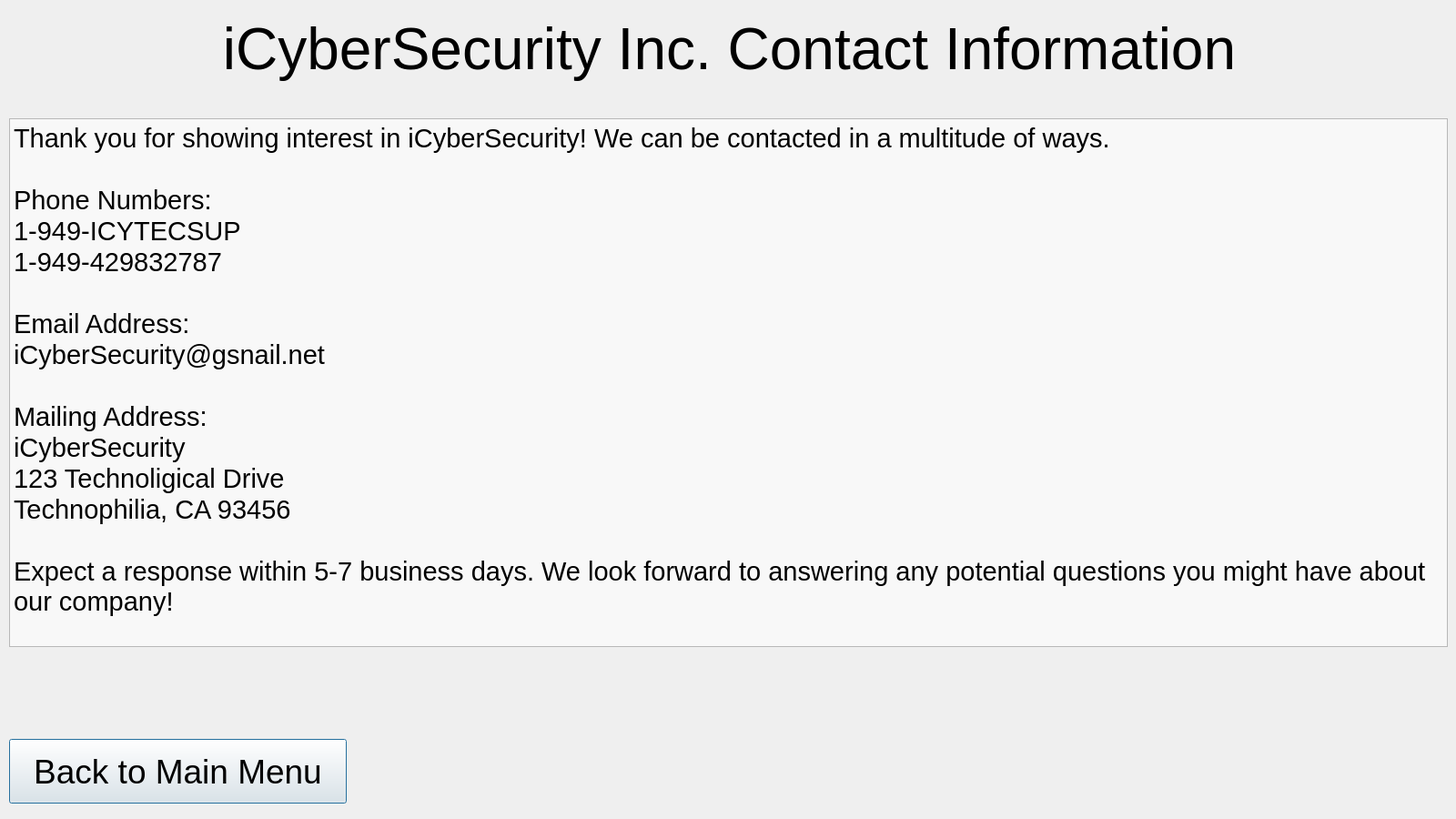
<?xml version="1.0" encoding="UTF-8"?>
<ui version="4.0">
 <class>ContactUs</class>
 <widget class="QDialog" name="ContactUs">
  <property name="geometry">
   <rect>
    <x>0</x>
    <y>0</y>
    <width>1600</width>
    <height>900</height>
   </rect>
  </property>
  <property name="windowTitle">
   <string>Dialog</string>
  </property>
  <widget class="QLabel" name="label">
   <property name="geometry">
    <rect>
     <x>16</x>
     <y>10</y>
     <width>1571</width>
     <height>91</height>
    </rect>
   </property>
   <property name="font">
    <font>
     <pointsize>48</pointsize>
    </font>
   </property>
   <property name="cursor">
    <cursorShape>ArrowCursor</cursorShape>
   </property>
   <property name="text">
    <string>&lt;html&gt;&lt;head/&gt;&lt;body&gt;&lt;p align=&quot;center&quot;&gt;iCyberSecurity Inc. Contact Information&lt;/p&gt;&lt;/body&gt;&lt;/html&gt;</string>
   </property>
  </widget>
  <widget class="QTextBrowser" name="textBrowser">
   <property name="geometry">
    <rect>
     <x>10</x>
     <y>130</y>
     <width>1581</width>
     <height>581</height>
    </rect>
   </property>
   <property name="palette">
    <palette>
     <active>
      <colorrole role="Base">
       <brush brushstyle="SolidPattern">
        <color alpha="150">
         <red>255</red>
         <green>255</green>
         <blue>255</blue>
        </color>
       </brush>
      </colorrole>
     </active>
     <inactive>
      <colorrole role="Base">
       <brush brushstyle="SolidPattern">
        <color alpha="150">
         <red>255</red>
         <green>255</green>
         <blue>255</blue>
        </color>
       </brush>
      </colorrole>
     </inactive>
     <disabled>
      <colorrole role="Base">
       <brush brushstyle="SolidPattern">
        <color alpha="255">
         <red>240</red>
         <green>240</green>
         <blue>240</blue>
        </color>
       </brush>
      </colorrole>
     </disabled>
    </palette>
   </property>
   <property name="autoFillBackground">
    <bool>false</bool>
   </property>
   <property name="html">
    <string>&lt;!DOCTYPE HTML PUBLIC &quot;-//W3C//DTD HTML 4.0//EN&quot; &quot;http://www.w3.org/TR/REC-html40/strict.dtd&quot;&gt;
&lt;html&gt;&lt;head&gt;&lt;meta name=&quot;qrichtext&quot; content=&quot;1&quot; /&gt;&lt;style type=&quot;text/css&quot;&gt;
p, li { white-space: pre-wrap; }
&lt;/style&gt;&lt;/head&gt;&lt;body style=&quot; font-family:'MS Shell Dlg 2'; font-size:8.25pt; font-weight:400; font-style:normal;&quot;&gt;
&lt;p style=&quot; margin-top:0px; margin-bottom:0px; margin-left:0px; margin-right:0px; -qt-block-indent:0; text-indent:0px;&quot;&gt;&lt;span style=&quot; font-size:22pt;&quot;&gt;Thank you for showing interest in iCyberSecurity! We can be contacted in a multitude of ways.&lt;/span&gt;&lt;/p&gt;
&lt;p style=&quot;-qt-paragraph-type:empty; margin-top:0px; margin-bottom:0px; margin-left:0px; margin-right:0px; -qt-block-indent:0; text-indent:0px; font-size:22pt;&quot;&gt;&lt;br /&gt;&lt;/p&gt;
&lt;p style=&quot; margin-top:0px; margin-bottom:0px; margin-left:0px; margin-right:0px; -qt-block-indent:0; text-indent:0px;&quot;&gt;&lt;span style=&quot; font-size:22pt;&quot;&gt;Phone Numbers: &lt;/span&gt;&lt;/p&gt;
&lt;p style=&quot; margin-top:0px; margin-bottom:0px; margin-left:0px; margin-right:0px; -qt-block-indent:0; text-indent:0px;&quot;&gt;&lt;span style=&quot; font-size:22pt;&quot;&gt;1-949-ICYTECSUP&lt;/span&gt;&lt;/p&gt;
&lt;p style=&quot; margin-top:0px; margin-bottom:0px; margin-left:0px; margin-right:0px; -qt-block-indent:0; text-indent:0px;&quot;&gt;&lt;span style=&quot; font-size:22pt;&quot;&gt;1-949-429832787&lt;/span&gt;&lt;/p&gt;
&lt;p style=&quot;-qt-paragraph-type:empty; margin-top:0px; margin-bottom:0px; margin-left:0px; margin-right:0px; -qt-block-indent:0; text-indent:0px; font-size:22pt;&quot;&gt;&lt;br /&gt;&lt;/p&gt;
&lt;p style=&quot; margin-top:0px; margin-bottom:0px; margin-left:0px; margin-right:0px; -qt-block-indent:0; text-indent:0px;&quot;&gt;&lt;span style=&quot; font-size:22pt;&quot;&gt;Email Address:&lt;/span&gt;&lt;/p&gt;
&lt;p style=&quot; margin-top:0px; margin-bottom:0px; margin-left:0px; margin-right:0px; -qt-block-indent:0; text-indent:0px;&quot;&gt;&lt;span style=&quot; font-size:22pt;&quot;&gt;iCyberSecurity@gsnail.net&lt;/span&gt;&lt;/p&gt;
&lt;p style=&quot;-qt-paragraph-type:empty; margin-top:0px; margin-bottom:0px; margin-left:0px; margin-right:0px; -qt-block-indent:0; text-indent:0px; font-size:22pt;&quot;&gt;&lt;br /&gt;&lt;/p&gt;
&lt;p style=&quot; margin-top:0px; margin-bottom:0px; margin-left:0px; margin-right:0px; -qt-block-indent:0; text-indent:0px;&quot;&gt;&lt;span style=&quot; font-size:22pt;&quot;&gt;Mailing Address:&lt;/span&gt;&lt;/p&gt;
&lt;p style=&quot; margin-top:0px; margin-bottom:0px; margin-left:0px; margin-right:0px; -qt-block-indent:0; text-indent:0px;&quot;&gt;&lt;span style=&quot; font-size:22pt;&quot;&gt;iCyberSecurity&lt;/span&gt;&lt;/p&gt;
&lt;p style=&quot; margin-top:0px; margin-bottom:0px; margin-left:0px; margin-right:0px; -qt-block-indent:0; text-indent:0px;&quot;&gt;&lt;span style=&quot; font-size:22pt;&quot;&gt;123 Technoligical Drive&lt;/span&gt;&lt;/p&gt;
&lt;p style=&quot; margin-top:0px; margin-bottom:0px; margin-left:0px; margin-right:0px; -qt-block-indent:0; text-indent:0px;&quot;&gt;&lt;span style=&quot; font-size:22pt;&quot;&gt;Technophilia, CA 93456&lt;/span&gt;&lt;/p&gt;
&lt;p style=&quot;-qt-paragraph-type:empty; margin-top:0px; margin-bottom:0px; margin-left:0px; margin-right:0px; -qt-block-indent:0; text-indent:0px; font-size:22pt;&quot;&gt;&lt;br /&gt;&lt;/p&gt;
&lt;p style=&quot; margin-top:0px; margin-bottom:0px; margin-left:0px; margin-right:0px; -qt-block-indent:0; text-indent:0px;&quot;&gt;&lt;span style=&quot; font-size:22pt;&quot;&gt;Expect a response within 5-7 business days. We look forward to answering any potential questions you might have about our company!&lt;/span&gt;&lt;/p&gt;&lt;/body&gt;&lt;/html&gt;</string>
   </property>
  </widget>
  <widget class="QPushButton" name="pushButton">
   <property name="geometry">
    <rect>
     <x>10</x>
     <y>812</y>
     <width>371</width>
     <height>71</height>
    </rect>
   </property>
   <property name="font">
    <font>
     <pointsize>28</pointsize>
    </font>
   </property>
   <property name="text">
    <string>Back to Main Menu</string>
   </property>
  </widget>
  <widget class="QLabel" name="label_2">
   <property name="geometry">
    <rect>
     <x>-4</x>
     <y>2</y>
     <width>1601</width>
     <height>901</height>
    </rect>
   </property>
   <property name="text">
    <string/>
   </property>
   <property name="pixmap">
    <pixmap>CUSTOM IMAGES/taravua1.jpg</pixmap>
   </property>
   <property name="scaledContents">
    <bool>true</bool>
   </property>
  </widget>
  <zorder>label_2</zorder>
  <zorder>label</zorder>
  <zorder>textBrowser</zorder>
  <zorder>pushButton</zorder>
 </widget>
 <resources/>
 <connections/>
</ui>
